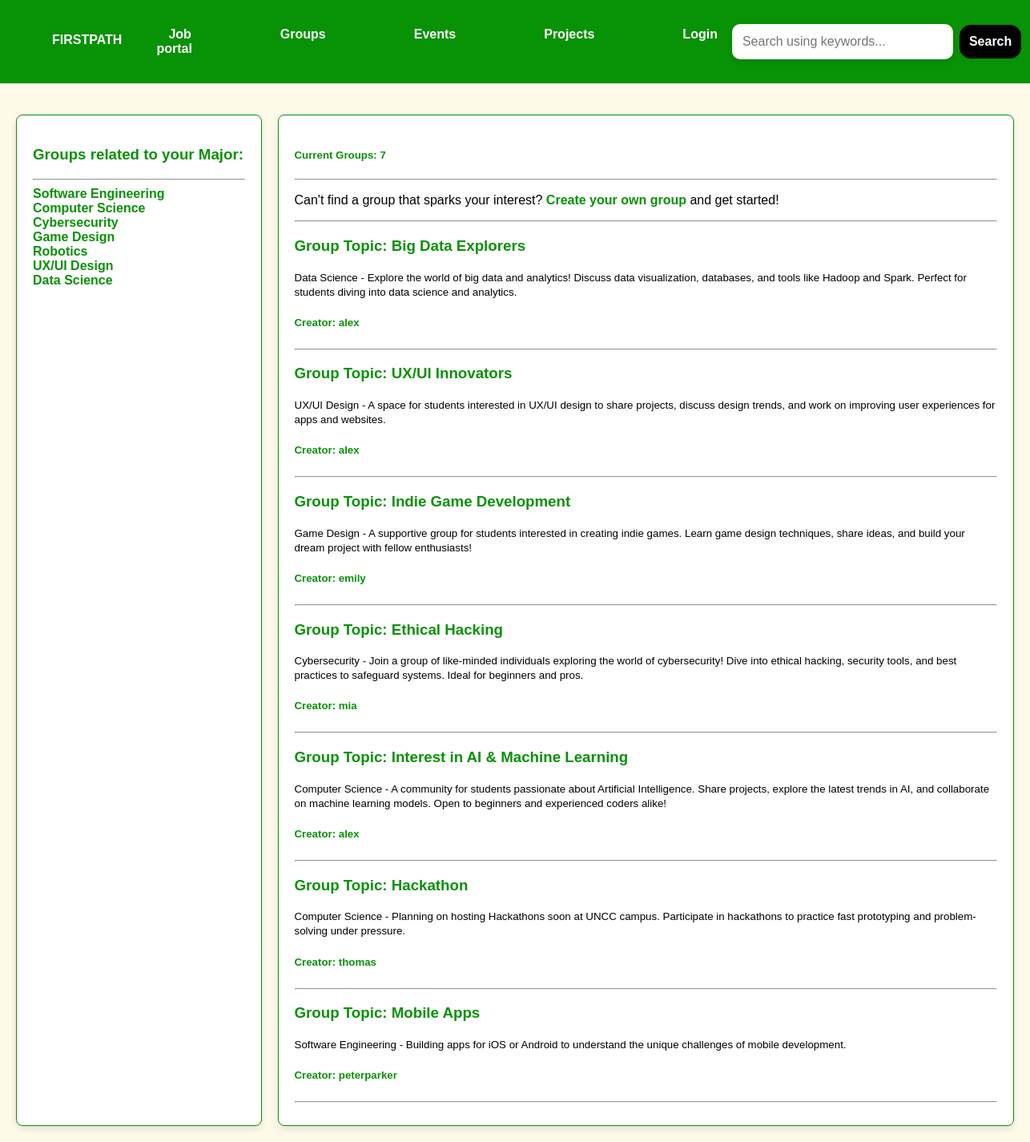
The page / on the database its author committed.
### base/models.py (models this page shows, shortened)
class Topic(models.Model):
    name = models.CharField(max_length=200)

class Room(models.Model):
    host = models.ForeignKey(User, on_delete=models.SET_NULL, null=True)
    topic = models.ForeignKey(Topic, on_delete=models.SET_NULL, null=True)
    name = models.CharField(max_length=200)
    description = models.TextField(null=True, blank=True)
    participants= models.ManyToManyField(User, related_name='participants', blank=True)
    updated = models.DateTimeField(auto_now=True)
    created = models.DateTimeField(auto_now_add=True)
    class Meta:
        ordering = ['-updated', '-created']

### base/views.py (the view)
# urls.py: path('', views.home, name='home'),
def home(request):
    q = request.GET.get('q') if request.GET.get('q') != None else ''
    rooms = Room.objects.filter(
        Q(topic__name__icontains=q) |
        Q(name__icontains=q) |
        Q(description__icontains=q)
    )
    topics = Topic.objects.all()
    room_count = rooms.count() #use for total no. of jobs
    room_messages = Message.objects.filter(Q(room__topic__name__icontains=q))
    context = {'rooms': rooms, 'topics': topics, 'room_count': room_count, 'room_messages': room_messages}
    return render(request, 'base/home.html', context)

### base/templates/base/home.html (shortened to what this page needs)
{% extends 'main.html' %}
{% block content %}
<div class="container">
    {% include 'base/major_job.html' %}
    <div>
        <h5>Current Groups: {{room_count}}</h5>
        <hr>
        <p>Can't find a group that sparks your interest? <a href="{% url 'create-room' %}">Create your own group </a>and get started!</p>
        <hr>
        {% include 'base/feed.html' %}
    </div>
</div>
{% endblock content %}

### base/templates/base/major_job.html
<div>
    <h3>Groups related to your Major:</h3>
    <hr>
    {% for topic in topics %}
    <div>
        <a href="{% url 'home' %}?q={{topic.name}}">{{topic.name}}</a>
    </div>
    {% endfor %}
</div>

### base/templates/base/feed.html (shortened to what this page needs)
{% load static %}
<div class="groups-container">
    {% for room in rooms %}
    <div class="group-card">
        <h3>Group Topic: <a href="{% url 'room' room.id %}">{{ room.name }}</a></h3>
        <small class="group-topic">{{ room.topic.name }} - {{room.description}}</small>
        <h5><a href="{% url 'user-profile' room.host.id %}">Creator: {{ room.host.username }}</a></h5>
        <hr>
    </div>
    {% endfor %}
</div>

### static/styles/main.css (style rules this page uses)
body { font-family: 'Arial', sans-serif; background-color: #fef7de9d; color: #000000; margin: 0; padding: 0; }
.container { display: flex; justify-content: space-between; padding: 20px; gap: 20px; }
.container > div { background-color: #ffffff; border: 1px solid #089206; border-radius: 8px; padding: 20px; flex: 1; box-shadow: 0px 4px 8px rgba(0, 0, 0, 0.1); }
h3, h5 { color: #089206; }
a { color: #089206; text-decoration: none; font-weight: bold; }

### base/templates/base/home.html (style rules this page uses)
.container { display: grid; grid-template-columns: 1fr 3fr; }

### rows shown on the page
Topic: name "Software Engineering"
Topic: name "Computer Science"
Topic: name "Cybersecurity"
Topic: name "Game Design"
Topic: name "Robotics"
Topic: name "UX/UI Design"
Topic: name "Data Science"
Room: name "Big Data Explorers", topic.name "Data Science", description "Explore the world of big data and analytics! Discuss data visualization, databases, and tools like Hadoop and Spark. Perfect for students diving into data science and analytics.", host.username "alex"
Room: name "UX/UI Innovators", topic.name "UX/UI Design", description "A space for students interested in UX/UI design to share projects, discuss design trends, and work on improving user experiences for apps and websites.", host.username "alex"
Room: name "Indie Game Development", topic.name "Game Design", description "A supportive group for students interested in creating indie games. Learn game design techniques, share ideas, and build your dream project with fellow enthusiasts!", host.username "emily"
Room: name "Ethical Hacking", topic.name "Cybersecurity", description "Join a group of like-minded individuals exploring the world of cybersecurity! Dive into ethical hacking, security tools, and best practices to safeguard systems. Ideal for beginners and pros.", host.username "mia"
Room: name "Interest in AI & Machine Learning", topic.name "Computer Science", description "A community for students passionate about Artificial Intelligence. Share projects, explore the latest trends in AI, and collaborate on machine learning models. Open to beginners and experienced coders alike!", host.username "alex"
Room: name "Hackathon", topic.name "Computer Science", description "Planning on hosting Hackathons soon at UNCC campus. Participate in hackathons to practice fast prototyping and problem-solving under pressure.", host.username "thomas"
Room: name "Mobile Apps", topic.name "Software Engineering", description "Building apps for iOS or Android to understand the unique challenges of mobile development.", host.username "peterparker"

### other values the page prints
{{ room_count }} "7"
